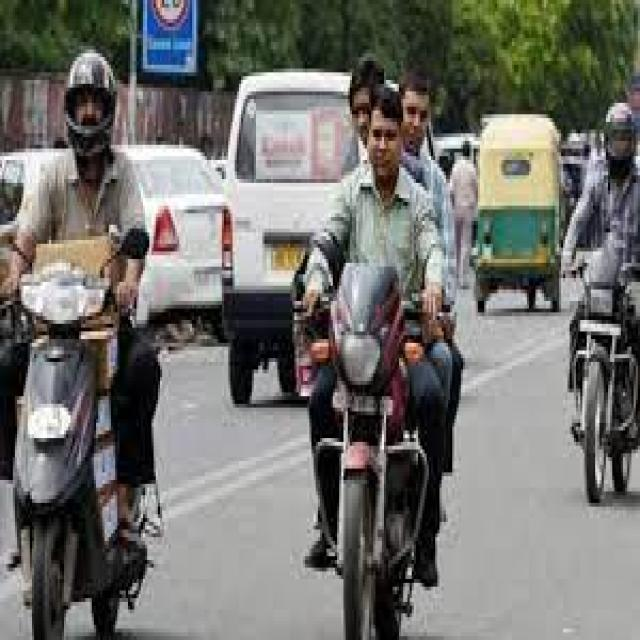
#> input picture data/raw/train/images/013_109_jpeg.rf.8ed635aa8c3f736b0e2d1e0e04eb976f.jpg, 640 x 640 px, found by its file name; its folder holds only this picture in this run
$ jupyter execute --allow-errors HELMET_VIOLATION_DETECTION_v4.0.ipynb   (shell and % lines are left out)   (older library calls are emulated)
#> lines starting #> are read from the running program, lines starting #| are printed output that depends on the picture
<h1 align=center><font size = 5>CAPSTONE PROJECT</font></h1>
<h2 align=center><font size = 5>AIML Certification Programme</font></h2>

## Student Name and ID:
Mention your name and ID if done individually<br>
If done as a group,clearly mention the contribution from each group member qualitatively and as a precentage.<br>
1. KUNA MURALI (ID: 2024AIML030)

2. MADIRE MAHESHKUMAR (ID: 2024AIML079)

3. V VIJAY KUMAR (ID: 2024AIML100)

4. GADIGA MOUNESWAR BABU (ID: 2024AIML095)

## Helmet Violation Detection from Indian CCTV Video

**Problem statement:**
    Detect and flag two-wheeler helmet violations (helmetless riding) from traffic camera frames in Indian cities in real-time.

**Description:**
Create a computer vision system using YOLOv8 and object tracking to detect two-wheeler riders and classify helmet usage. Optionally perform license plate OCR for enforcement.

**Dataset:**

    •	Indian Helmet Detection Dataset

    •	Research-generated dataset of Indian two-wheeler violations (images+video with annotations for helmet & plate)


## Setup

Import libraries:

[cell 1]
import sys
import os
import random
import shutil
import hashlib
import numpy as np
import cv2
import matplotlib.pyplot as plt
from PIL import Image, ImageDraw, ImageEnhance, ImageFilter
import albumentations as A
import glob
import pandas as pd
import seaborn as sns
from itertools import combinations
from sklearn.decomposition import PCA
from sklearn.cluster import KMeans

scripts_dir = os.path.abspath(os.path.join(os.getcwd(), '..', 'scripts'))
sys.path.append(scripts_dir)
for entry in os.listdir(scripts_dir):
    entry_path = os.path.join(scripts_dir, entry)
    if os.path.isdir(entry_path):
        sys.path.append(entry_path)

#> (the rest of this cell did not finish here and is left out)

## Exploratory Data Analysis

<h3>1. Dataset Structure & Counts</h3>

 *  Number of images in total.

 *  Number of labels (bounding boxes).

 *  Distribution of classes (e.g., how many helmet, person, motorbike).

 *  Check if all images have corresponding labels (sometimes labels are missing).

 *  Check for duplicate images.

[cell 2]
image_folder = "..\\data\\raw\\train\\images"
label_folder = "..\\data\\raw\\train\\labels"

class_map = {
    0: "NumberPlate",
    1: "Person",
    2: "Helmet",
    3: "Head",
    4: "Motorbike"
}

images = os.listdir(image_folder)
#> (the rest of this cell did not finish here and is left out)

**Interpretation:** Total **800** images in **training dataset** and its corresponding label files.

Note: No image has missing corresponding label file

[cell 3]
# Count classes
class_counts = {}

# Walk through all label files
#> (the rest of this cell did not finish here and is left out)

**Intrepretation:**

<h5>Class Imbalance Observations</h5>

 *  Helmet (1,787) and Motorbike (1,750) dominate the dataset → they are much more frequent than Head (293) and Person (791).

 *  Head is significantly underrepresented (only 293 samples), which could cause poor detection performance for this class.

 *  NumberPlate (1,327) is moderately represented.

[cell 4]
def dhash(image_path):
    with open(image_path, "rb") as f:
        return hashlib.md5(f.read()).hexdigest()

hashes = {}
duplicates = []

for f in os.listdir(image_folder):
    path = os.path.join(image_folder, f)
    h = dhash(path)
    if h in hashes:
        duplicates.append((hashes[h], f))
    else:
        hashes[h] = f

print("Duplicate image pairs:", duplicates)

**Interpretation:** There are no duplicate images

<h3>2. Image Properties</h3>

 *  Distribution of image dimensions (width, height).

 *  Aspect ratio distribution (wide vs tall images).

 *  Check if some images are too small or too large.

[cell 5]
heights = []
widths = []
aspect_ratios = []

for img_name in os.listdir(image_folder):
    path = os.path.join(image_folder, img_name)
    img = cv2.imread(path)
#> img is the input picture: shape (640, 640, 3); mean B, G, R 109.4, 113.9, 114.1

    if img is None:   # Skip unreadable files
        print("Could not read:", path)
        continue

    h, w, _ = img.shape
    heights.append(h)
    widths.append(w)
    aspect_ratios.append(w / h)


plt.figure(figsize=(12,5))

plt.subplot(1,2,1)
plt.hist(widths, bins=20, color="skyblue", edgecolor="black")
plt.title("Width Distribution")
plt.xlabel("Width (px)")
plt.ylabel("Number of Images")

plt.subplot(1,2,2)
plt.hist(heights, bins=20, color="salmon", edgecolor="black")
plt.title("Height Distribution")
plt.xlabel("Height (px)")
plt.ylabel("Number of Images")

plt.tight_layout()
plt.show()
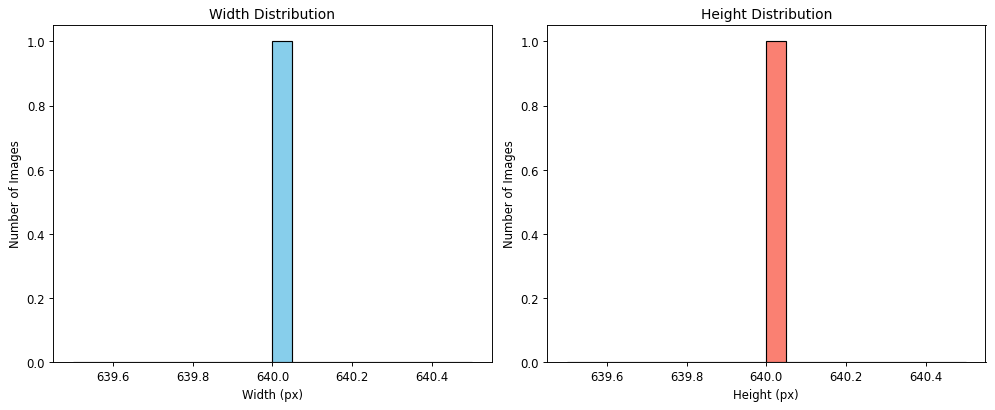
#> figure drawn by matplotlib, 2 panels; panel 1: tallest bar 1 high, from x = 640 to 640; panel 2: tallest bar 1 high, from x = 640 to 640


# --- Aspect Ratio Distribution ---
plt.hist(aspect_ratios, bins=30, color="skyblue", edgecolor="black")
plt.xlabel("Aspect Ratio (Width / Height)")
plt.ylabel("Number of Images")
plt.title("Aspect Ratio Distribution")
plt.show()
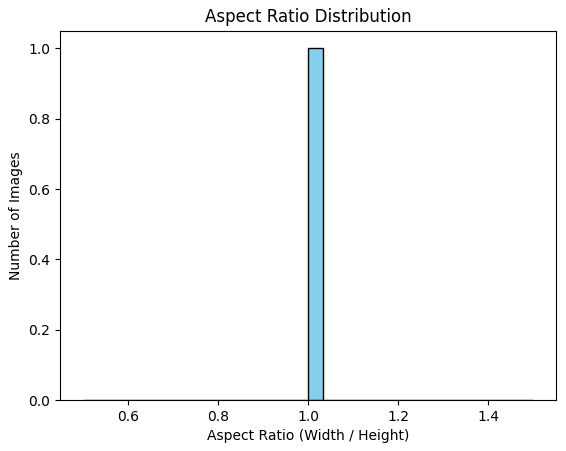
#> figure drawn by matplotlib, 1 panel; tallest bar 1 high, from x = 1 to 1.03

# --- Scatter Plot (Width vs Height) ---
plt.scatter(widths, heights, alpha=0.5, color="green")
plt.xlabel("Width (px)")
plt.ylabel("Height (px)")
plt.title("Image Size Distribution (Width vs Height)")
plt.show()
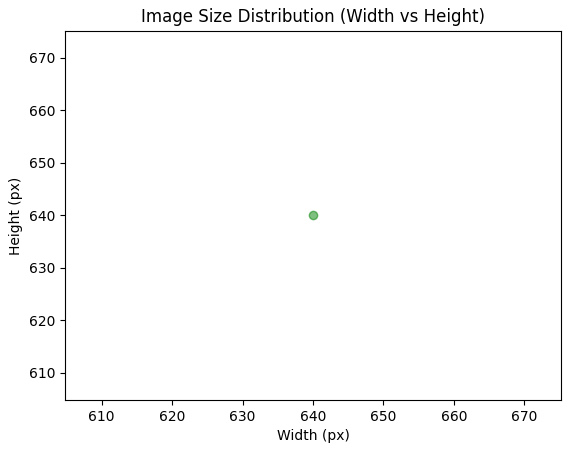
#> figure drawn by matplotlib, 1 panel

# --- Check Small / Large Images ---
too_small = [(w, h) for w, h in zip(widths, heights) if w < 100 or h < 100]
too_large = [(w, h) for w, h in zip(widths, heights) if w > 2000 or h > 2000]
#> (the rest of the program and of its run is left out)
